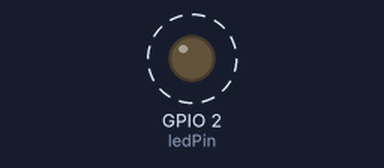
Simulated run of this program. Board: ESP8266 (NodeMCU). On the bench: output pins drawn as LEDs (lit = HIGH). Dashed ring = blinking.

Above: at 0.5 s.
Timing chart, 0 to 4.6 s (numbered marks = the images above):
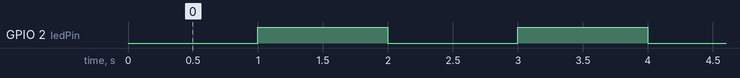

Measured:
- by itself, GPIO 2 (ledPin): alternates HIGH for 1.0 s and LOW for 1.0 s

The program:

main.cpp
```cpp
//
#include <Arduino.h>

// constants won't change. Used here to set a pin number:
const int ledPin =  LED_BUILTIN;// the number of the LED pin

// Variables will change:
int ledState = LOW;             // ledState used to set the LED

// Generally, you should use "unsigned long" for variables that hold time
// The value will quickly become too large for an int to store
unsigned long previousMillis = 0;        // will store last time LED was updated

// constants won't change:
const long interval = 1000;           // interval at which to blink (milliseconds)

void turn_led_off()
{
  ledState = HIGH;
}

void turn_led_on()
{
  ledState = LOW;
}

bool led_is_on()
{
  return ledState == LOW;
}

void setup() {
  // set the digital pin as output:
  pinMode(ledPin, OUTPUT);
}

void loop() {
  // here is where you'd put code that needs to be running all the time.

  // check to see if it's time to blink the LED; that is, if the difference
  // between the current time and last time you blinked the LED is bigger than
  // the interval at which you want to blink the LED.
  unsigned long currentMillis = millis();

  if (currentMillis - previousMillis >= interval) {
    // save the last time you blinked the LED
    previousMillis = currentMillis;

    // if the LED is off turn it on and vice-versa:
    if (led_is_on()) {
      turn_led_off();
    } else {

      turn_led_on();
    }

    // set the LED with the ledState of the variable:
    digitalWrite(ledPin, ledState);
  }
}
```
